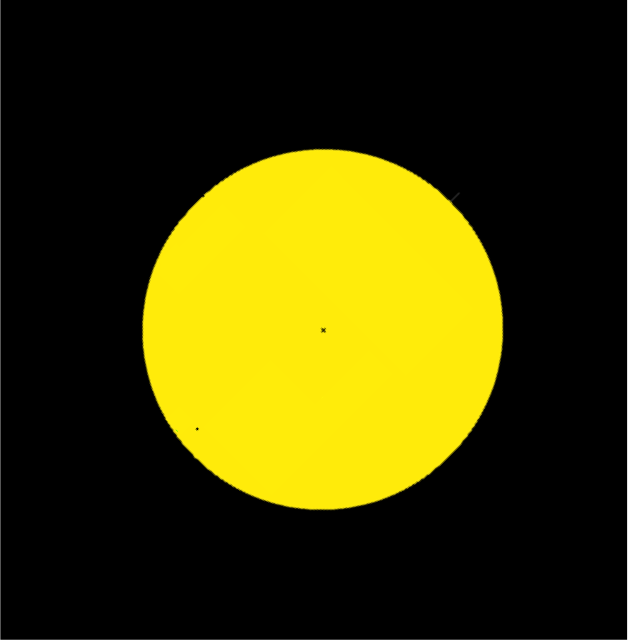
#> input picture take1-06_40_59.png, 628 x 640 px
$ python project.py   (older library calls are emulated)
#> lines starting #> are read from the running program, lines starting #| are printed output that depends on the picture; after the words box and inside, x2 and y2 are one past the last pixel; in counts of white or black regions, pixels touching at a corner belong together
### efuntions.py
#!/usr/bin/python

########Description of the program############
###This program is the recopilation of all the useful funtions

from __future__ import division
import math
import matplotlib.pyplot as plt
import matplotlib.cm as cm
from scipy.misc import*
from numpy import*
import numpy as np #This for a confution between to libraries

#1.multilply
def pow(x):
    return x*x

#2.To find the distance between two points
def dist(a1,b1,a2,b2):
    c=math.sqrt((a1-a2)**2+(b1-b2)**2)
    return c

#3.To solve a cuadratic ecuation
def cuadratic(a,b,c):
        d = b*b-4*a*c
        d1 = math.sqrt(d)
        if d < 0:
               print ("This equation has no real solution")
        elif d == 0:
                x = (0.5)*(-b+d1)/(a)
                return x,x
        else:
                x1 = (0.5)*(-b+d1)/(a)
                x2 = (0.5)*(-b-d1)/(a)
                return x1,x2

#4.To solve the analytically for the angles of rotation
def equation(r0,r1,r2,t1,t2):
    A12 = pow(t1/t2)
    Ap12 = pow(r1/r2)
    B1 = pow(r1)+pow(r0)
    B2 = pow(r2)+pow(r0)
    C1 = -2*r0*r1
    C2 = -2*r0*r2
    R1 = (A12*B2-B1)/C1
    R2 = (A12*C2)/C1
    R3 = A12/Ap12
    R4 = 2*R1*R2
    a = pow(R2) - R3
    b = R4
    c = pow(R1) + R3 -1

    #co=180/math.pi

    #Here we are ignoring the solution of the prime (subp) variable
    #because is a strange solution.
    u2 , u2p = cuadratic(a,b,c)
    u1 = math.sqrt(1-R3*(1- u2**2))
    theta2=math.acos(u2)#*co
    theta1=math.acos(u1)#*co
    return theta1, theta2

#5.To find the center of the sun
def center(imagen):
    data=imread(imagen)

    #This convert the image in a matrix
    #Rows, columns and layer

    imagen=data[:,:,0] #convert in a matrix

    y,x = imagen.shape
    subimagen = imagen[:,:]
    vcom = subimagen.max()*0.5

    condition2=subimagen>=vcom

    #create a matrix of x's and y's
    xa,ya=meshgrid(arange(x),arange(y))
    xm=xa[condition2].mean()/x
    ym=ya[condition2].mean()/y

    return xm,ym


#6.Find Mercury in the image

def findmer(imagen):

    data = imread(imagen)

    imagen=data[:,:,0]

    y,x = imagen.shape

    subimagen = imagen[:,:]

    vcom1 = subimagen.max()*0.5
    vcom2 = subimagen.max()*0.6

    i=0
    points=[]
    while i<x-1:
        i=i+1
        j=0
        while j<y-1:
            j=j+1
            a=subimagen[j,i]
            while a>vcom2:
                j=j+1
                a=subimagen[j,i]
                temp=[]
                while a<vcom1:
                    if j>y-2:
                        break
                    temp.append([(1.0*i/x),(1.0*j/y)]) #/y ,/x
                    j=j+1
                    a=subimagen[j,i]
                    while a>vcom2:
                        points += temp
                        return points[0]

#7.Calculate the distant of Mercury to the center
#in each imga
def radii(ls):
    coo=[]
    cen=[]
    rad=[]
    for i in range(len(ls)):
        coo.append(findmer(ls[i]))
#> in findmer, data is the input picture: shape (640, 628, 4); mean R, G, B, A 64.7, 59.7, 2.6, 254.4
#> in findmer, `imagen=data[:,:,0]`:
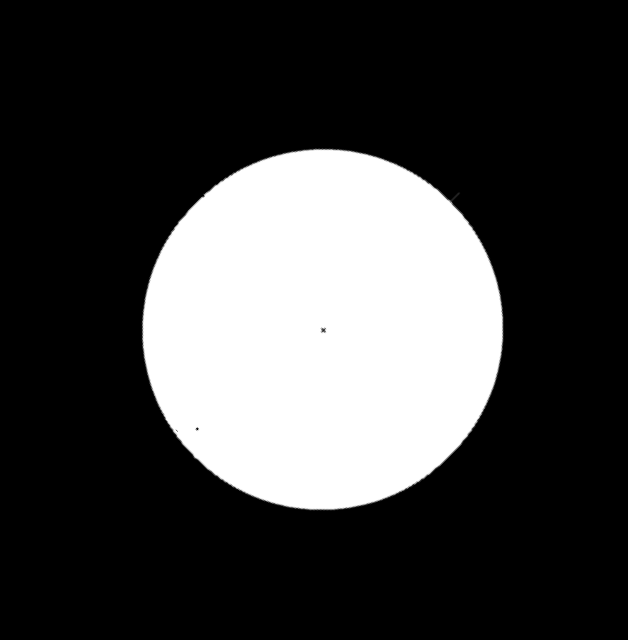
#> imagen: shape (640, 628); min 0, max 255, mean 64.7
#> in findmer, `vcom1 = subimagen.max()*0.5`: vcom1 = 127.5
#> in findmer, `vcom2 = subimagen.max()*0.6`: vcom2 = 153
#> after the loop in findmer, `while i<x-1:`: i = 196; points = [[0.312, 0.669], [0.312, 0.67]]
        cen.append(center(ls[i]))
#> in center, `vcom = subimagen.max()*0.5`: vcom = 127.5
#> in center, `condition2=subimagen>=vcom`: condition2: shape (640, 628) bool; 25.4% white; 1 white region, box (x1, y1, x2, y2) and area: (142, 149, 503, 510) 101931
#> in center, `xm=xa[condition2].mean()/x`: xm = 0.513
#> in center, `ym=ya[condition2].mean()/y`: ym = 0.514
        rad.append(dist(coo[i][0],coo[i][1],cen[i][0],cen[i][1]))
#> in dist, `c=math.sqrt((a1-a2)**2+(b1-b2)**2)`: c = 0.254
#> pass 2 of the loop in radii, `for i in range(len(ls)):`:
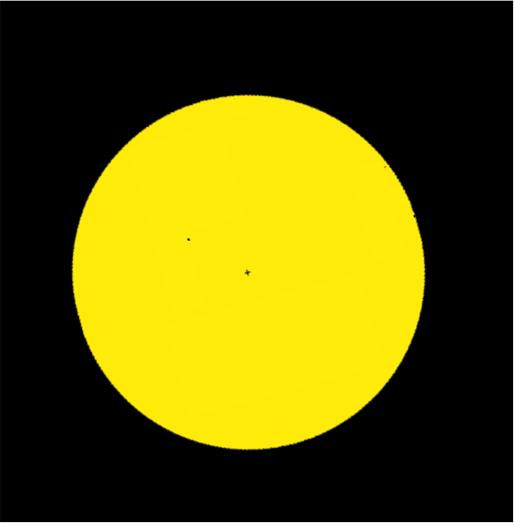
#> input picture take2-08_06_06.png, 514 x 527 px
#> in findmer, data is the input picture: shape (527, 514, 4); mean R, G, B, A 92.3, 85.2, 3.7, 251.9
#> in findmer (call 2), `imagen=data[:,:,0]`:
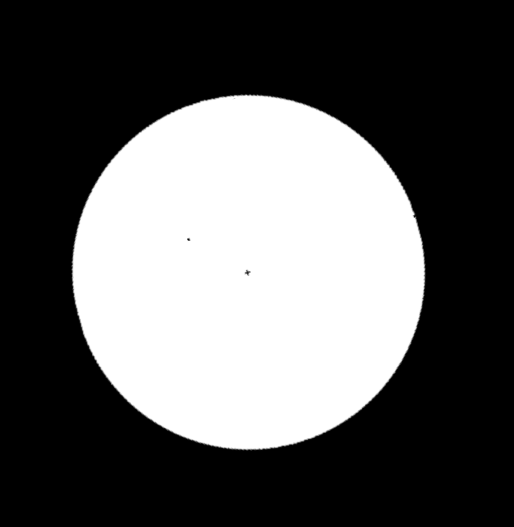
#> imagen: shape (527, 514); min 0, max 255, mean 92.3
#> after the loop in findmer, `while i<x-1:`: i = 187; points = [[0.364, 0.454]]
#> in center (call 2), `condition2=subimagen>=vcom`:
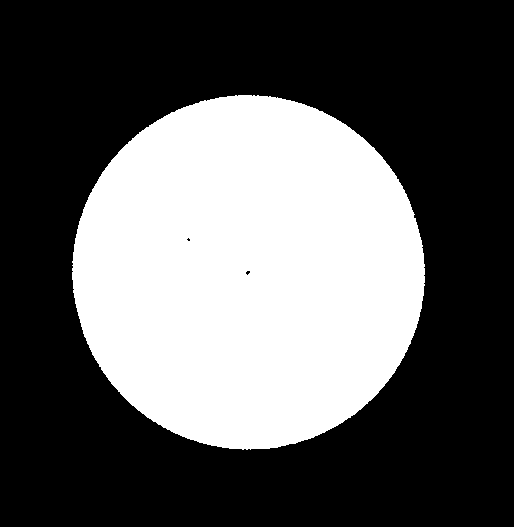
#> condition2: shape (527, 514) bool; 36.2% white; 1 white region, box (x1, y1, x2, y2) and area: (72, 95, 425, 450) 98078
#> xm = 0.483
#> ym = 0.516
#> pass 3 of the loop in radii, `for i in range(len(ls)):`:
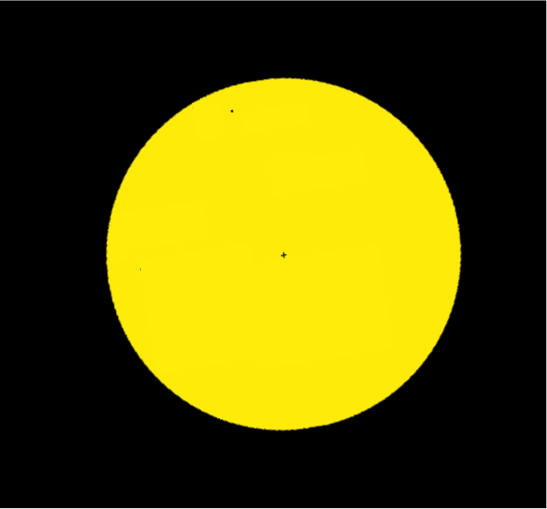
#> input picture take5-13_10_41.png, 547 x 509 px
#> in findmer, data is the input picture: shape (509, 547, 4); mean R, G, B, A 89.8, 82.9, 3.6, 254
#> in findmer (call 3), `imagen=data[:,:,0]`:
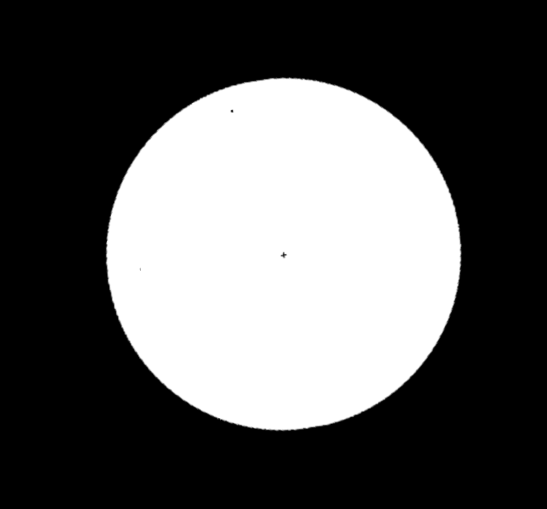
#> imagen: shape (509, 547); min 0, max 255, mean 89.8
#> after the loop in findmer, `while i<x-1:`: i = 231; points = [[0.422, 0.216], [0.422, 0.218]]
#> in center (call 3), `condition2=subimagen>=vcom`:
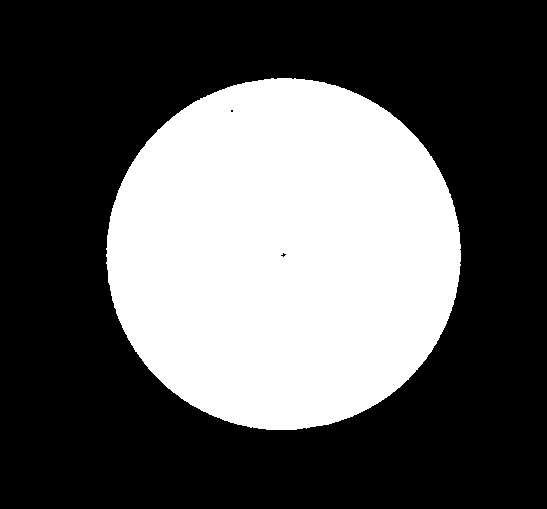
#> condition2: shape (509, 547) bool; 35.2% white; 1 white region, box (x1, y1, x2, y2) and area: (106, 78, 461, 430) 98046
#> xm = 0.518
#> ym = 0.498
    return rad[0],rad[1],rad[2]


#8.To graph the circle
# [15 lines left out: function graph, not called in this run]

### project.py
from efuntions import*


##----##
#The input of the following problem are the images and the times
##----##


ls=['take1-06_40_59.png','take2-08_06_06.png','take5-13_10_41.png']

#We find the diferent radius radius
r0,r1,r2 = radii(ls)
#> r0 = 0.254; r1 = 0.134; r2 = 0.298
t1,t2 = abs((6+40/60+59/3600)-(8+6.0/60.0+6.0/3600)), abs((6+40.0/60+59.0/3600)-(13+10.0/40+41.0/3600))

#Here we find the angles of rotation
th1,th2 = equation(r0,r1,r2,t1,t2)
#> in equation, `Ap12 = pow(r1/r2)`: Ap12 = 0.203
#> in equation, `B1 = pow(r1)+pow(r0)`: B1 = 0.0823
#> in equation, `B2 = pow(r2)+pow(r0)`: B2 = 0.153
#> in equation, `C1 = -2*r0*r1`: C1 = -0.0681
#> in equation, `C2 = -2*r0*r2`: C2 = -0.151
#> in equation, `R1 = (A12*B2-B1)/C1`: R1 = 1.1
#> in equation, `R2 = (A12*C2)/C1`: R2 = 0.103
#> in equation, `R3 = A12/Ap12`: R3 = 0.229
#> in equation, `R4 = 2*R1*R2`: R4 = 0.228
#> in equation, `a = pow(R2) - R3`: a = -0.219
#> in equation, `b = R4`: b = 0.228
#> in equation, `c = pow(R1) + R3 -1`: c = 0.45
#> in cuadratic, `d = b*b-4*a*c`: d = 0.446
#> in cuadratic, `d1 = math.sqrt(d)`: d1 = 0.668
#> in cuadratic, `x1 = (0.5)*(-b+d1)/(a)`: x1 = -1.01
#> in cuadratic, `x2 = (0.5)*(-b-d1)/(a)`: x2 = 2.05
#> in equation, `u2 , u2p = cuadratic(a,b,c)`: u2 = -1.01; u2p = 2.05
#> in equation, `u1 = math.sqrt(1-R3*(1- u2**2))`: u1 = 1
#> (the run stopped early here; a loop or call above may not have finished)
